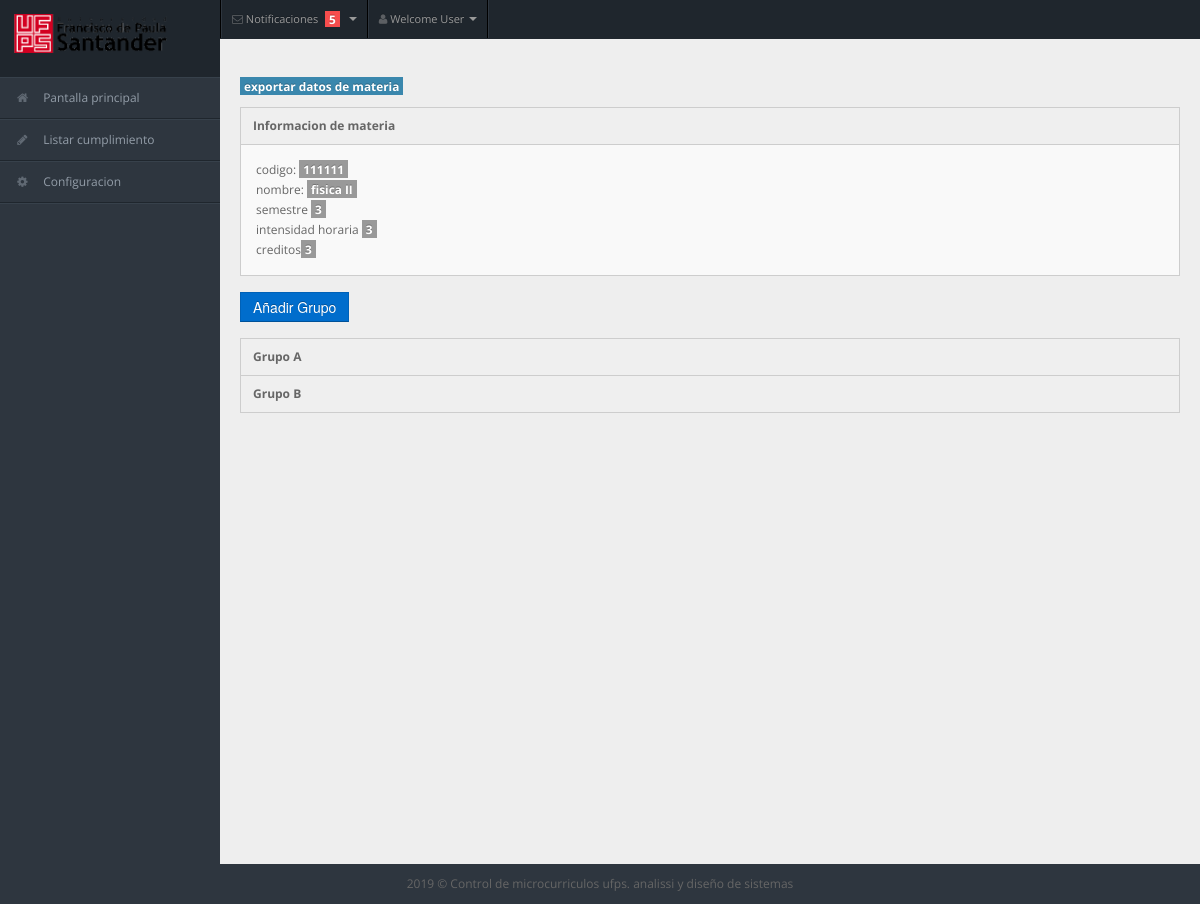
/views/admin/materia.php?cod=111111&gru=111111, run on an earlier commit of the app's database.
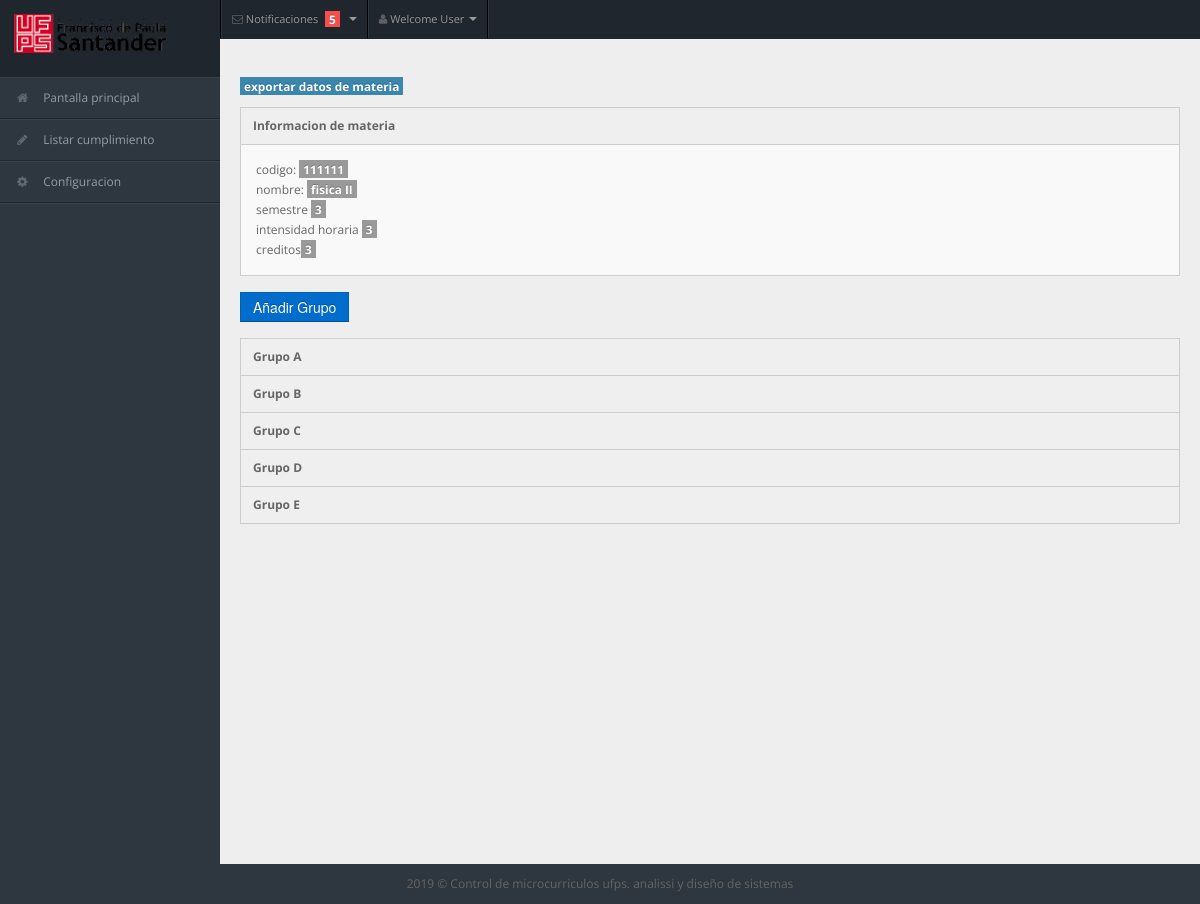
And on a later commit of the database.
### tables this page shows
CREATE TABLE `asignatura` (
  `codigo` int(11) NOT NULL,
  `nombre` varchar(50) NOT NULL,
  `semestre` int(11) NOT NULL,
  `intensidadhoraria` int(11) NOT NULL,
  `creditos` int(11) NOT NULL,
  `nombre_plandeestudios` varchar(50) NOT NULL
);

CREATE TABLE `grupo` (
  `grupo_numero` int(11) NOT NULL,
  `codigo_asignatura` int(11) NOT NULL,
  `grupo` char(1) NOT NULL DEFAULT 'A',
  `codigo_docente` int(11) NOT NULL DEFAULT '0'
);

### model/DAO/asignaturaDAO.php (called while the page is built, shortened)
<?php
require_once '../../model/DTO/asignaturaDTO.php';
class asignaturaDAO {
    public function consultar($id) {
        $conexion = new Conexion();
        $consulta = $conexion->prepare('SELECT * FROM asignatura WHERE codigo= :idc');
        $consulta->bindParam(':idc', $id);
        $consulta->execute();
        $tabla_datos = $consulta->fetchAll(PDO::FETCH_ASSOC);
        $ces = null;
        if (count($tabla_datos) == 1) {
            foreach ($tabla_datos as $con => $valor) {
                $ces = new asignaturaDTO();
                $ces->setCodigo($tabla_datos[$con]["codigo"]);
                $ces->setNombre($tabla_datos[$con]["nombre"]);
                $ces->setSemestre($tabla_datos[$con]["semestre"]);
                $ces->setIntencidad_horaria($tabla_datos[$con]["intensidadhoraria"]);
                $ces->setCreditos($tabla_datos[$con]["creditos"]);
                $ces->setNombre_planestudio($tabla_datos[$con]["nombre_plandeestudios"]);
            }
            return $ces;
        } else {
            return null;
        }
    }
}

### controllers/consultaseguimientocontroller.php (called while the page is built, shortened)
<?php
require_once '../../model/DAO/grupoDAO.php';
require_once '../../model/DTO/grupoDTO.php';
require_once '../../model/DAO/asignaturaDAO.php';
require_once '../../model/DTO/asignaturaDTO.php';
require_once '../../model/DAO/unidadDAO.php';
require_once '../../model/DAO/pruebaDAO.php';
class consultaController {
    public function consultaMateria($cod, $gru) {
        $grdao = new grupoDAO();
        $asigdao = new asignaturaDAO();
        $udao = new unidadDAO();
        $grupos = $grdao->consultar($cod);
        $asign = $asigdao->consultar($cod);
        $retorno = array();
        foreach ($grupos as $grup) {
            $numgrupo = $grup->getGrupo_numero();
            $unidades = $udao->consultar($cod, $numgrupo);
            $datounidad = $this->cargapruebas($unidades, $numgrupo);
            array_push($retorno, array("grup" => $grup, "unid" => $datounidad));
        }
        return $retorno;
    }
    public function cargapruebas($unidades, $numgrupo) {
        $prdao = new pruebaDAO();
        $datounidad = array();
        foreach ($unidades as $unidad) {
            $pruebas = $prdao->consultarPorUnidad($unidad->getId());
            $datoper = $this->cargapersonas($pruebas);
            array_push($datounidad, array("uni" => $unidad, "pru" => $datoper));
        }
        return $datounidad;
    }
    public function cargapersonas($pruebas) {
        $datoper = array();
        foreach ($pruebas as $prueba) {
            $retor = $this->consultaDatos($prueba->getId());
            array_push($datoper, $retor);
        }
        return $datoper;
    }
    public function consultaDatos($id) {
        $conexion = new Conexion();
        $consulta = $conexion->prepare("SELECT PE.codigo , PE.nombre ,"
                . " PE.apellidos  FROM prueba P , matricula M  ,estudiante E ,"
                . "persona PE WHERE P.id_prueba=M.id AND E.id_matricula=M.id AND"
                . " PE.codigo = E.codigo_persona AND P.id =:idc");
        $consulta->bindParam(':idc', $id);
        $consulta->execute();
        $tabla_datos = $consulta->fetchAll(PDO::FETCH_NUM);
        $astraba = array();
        foreach ($tabla_datos as $con) {
            array_push($astraba, $con);
        }
        return $astraba;
    }
}
?>

### model/DAO/pruebaDAO.php (called while the page is built, shortened)
<?php
class pruebaDAO {
    public function consultarPorUnidad($id) {
        $conexion = new Conexion();
        $consulta = $conexion->prepare('SELECT * FROM prueba WHERE id_unidad= :idc');
        $consulta->bindParam(':idc', $id);
        $consulta->execute();
        $tabla_datos = $consulta->fetchAll(PDO::FETCH_ASSOC);
        $astraba = array();
        foreach ($tabla_datos as $con => $valor) {
            $ces = new pruebaDTO();
            $ces->setId($tabla_datos[$con]["id"]);
            $ces->setFecha($tabla_datos[$con]["fecha"]);
            $ces->setPorcentaje($tabla_datos[$con]["porcentaje"]);
            $ces->setId_prueba($tabla_datos[$con]["id_prueba"]);
            $ces->setId_unidad($tabla_datos[$con]["id_unidad"]);
            $ces->setId_tema($tabla_datos[$con]["id_tema"]);
            array_push($astraba, $ces);
        }
        return $astraba;
    }
}

### model/DAO/unidadDAO.php (called while the page is built, shortened)
<?php
class unidadDAO {
    public function consultar($id, $gru) {
        $conexion = new Conexion();
        $consulta = $conexion->prepare("SELECT U.id , U.nombre_contenido ,U.id_microcurriculo ,U.horaspresenciales,U.horasindependientes , U.horatotal FROM asignatura A , unidad U , microcurriculo M ,grupo G WHERE  U.id_microcurriculo=M.id AND M.id_grupo = :idg AND G.grupo_numero =M.id_grupo AND  A.codigo = G.codigo_asignatura and G.codigo_asignatura=:idc");
        $consulta->bindParam(':idc', $id);
        $consulta->bindParam(':idg', $gru);
        $consulta->execute();
        $tabla_datos = $consulta->fetchAll(PDO::FETCH_ASSOC);
        $astraba = array();
        foreach ($tabla_datos as $con => $valor) {
            $ces = new unidadDTO();
            $ces->setId($tabla_datos[$con]["id"]);
            $ces->setNombre($tabla_datos[$con]["nombre_contenido"]);
            $ces->setId_microcurriculo($tabla_datos[$con]["id_microcurriculo"]);
            $ces->setHora_presencial($tabla_datos[$con]["horaspresenciales"]);
            $ces->setHora_independiente($tabla_datos[$con]["horasindependientes"]);
            $ces->setHora_total($tabla_datos[$con]["horatotal"]);
            array_push($astraba, $ces);
        }
        return $astraba;
    }
}

### model/DAO/grupoDAO.php (called while the page is built, shortened)
<?php
require_once '../../model/DTO/grupoDTO.php';
class grupoDAO {
  public function consultar($id) {
    $conexion = new Conexion();
    $consulta = $conexion->prepare('SELECT * FROM grupo WHERE codigo_asignatura= :idc');
    $consulta->bindParam(':idc', $id);
    $consulta->execute();
    $tabla_datos = $consulta->fetchAll(PDO::FETCH_ASSOC);
    $astraba = array();
    foreach ($tabla_datos as $con => $valor) {
      $ces = new grupoDTO();
      $ces->setGrupo_numero($tabla_datos[$con]["grupo_numero"]);
      $ces->setCodigo_asignatura($tabla_datos[$con]["codigo_asignatura"]);
      $ces->setGrupo($tabla_datos[$con]["grupo"]);
      $ces->setCodigo_docente($tabla_datos[$con]["codigo_docente"]);
      array_push($astraba, $ces);
    }
    return $astraba;
  }
}

### model/DTO/asignaturaDTO.php (called while the page is built, shortened)
<?php
class asignaturaDTO {
    private $codigo;
    private $nombre;
    private $semestre;
    private $intencidad_horaria;
    private $creditos;
    function getCodigo() {
        return $this->codigo;
    }
    function setCodigo($codigo) {
        $this->codigo = $codigo;
    }
    function getNombre() {
        return $this->nombre;
    }
    function getSemestre() {
        return $this->semestre;
    }
    function getIntencidad_horaria() {
        return $this->intencidad_horaria;
    }
    function getCreditos() {
        return $this->creditos;
    }
    function setNombre($nombre) {
        $this->nombre = $nombre;
    }
    function setSemestre($semestre) {
        $this->semestre = $semestre;
    }
    function setIntencidad_horaria($intencidad_horaria) {
        $this->intencidad_horaria = $intencidad_horaria;
    }
    function setCreditos($creditos) {
        $this->creditos = $creditos;
    }
}

### model/DTO/grupoDTO.php (called while the page is built, shortened)
<?php
class grupoDTO {
    private $grupo_numero;
    function getGrupo_numero() {
        return $this->grupo_numero;
    }
    function setGrupo_numero($grupo_numero) {
        $this->grupo_numero = $grupo_numero;
    }
}

### views/admin/materia.php (the view, shortened to what the rows shown need)
<!DOCTYPE html>
<html lang="en">
    <?php
    $cod = $_GET["cod"];
    $gru = $_GET["gru"];
    require_once '../../model/DAO/asignaturaDAO.php';
    require_once '../../model/DTO/asignaturaDTO.php';
    require_once '../../controllers/consultaseguimientocontroller.php';
    $algo = new consultaController();
    $list = $algo->consultaMateria($cod, $gru);
    $asig = new asignaturaDAO();
    $mat = $asig->consultar($cod);
    ?>
    <head>
        <link rel="stylesheet" href="../css/bootstrap.min.css" />
        <link rel="stylesheet" href="../css/bootstrap-responsive.min.css" />
        <link rel="stylesheet" href="../css/fullcalendar.css" />
        <link rel="stylesheet" href="../css/matrix-style.css" />
        <link rel="stylesheet" href="../css/matrix-media.css" />
        <link href="../font-awesome/css/font-awesome.css" rel="stylesheet" />
        <link rel="stylesheet" href="../css/jquery.gritter.css" />
    </head>
    <body>
        <?php
        include("../includes/navadmin.php");
        ?>
        <div id="content">
            <div class="container-fluid">
                <div class="row-fluid">
                    <div class="widget-box">
                        <div class="widget-content">
                            codigo:  <span class="label"> <?php echo $mat->getCodigo() ?> </span>
                            <br>
                            nombre: <span class="label"><?php echo $mat->getNombre() ?></span>
                            <br>
                            semestre <span class="label"><?php echo $mat->getSemestre() ?></span>
                            <br>
                            intensidad horaria <span class="label"><?php echo $mat->getIntencidad_horaria() ?></span>
                            <br>
                            creditos<span class="label"><?php echo $mat->getCreditos() ?></span>
                            <br>
                        </div>
                    </div>
                    <div class="widget-box collapsible">
                        <?php
                        foreach ($list as $val) {
                          $nomgrupo = $val["grup"]->getGrupo();
                          ?>
                          <div class="widget-title">
                              <a data-toggle="collapse" href="#collapsegrupo<?php echo $nomgrupo; ?>">
                                  <h5><?php echo "Grupo " . $nomgrupo ?>  </h5>
                              </a>
                          </div>
                        <?php } ?>
                    </div>
                </div>
            </div>
        </div>
    </body>
</html>

What changed in the data, as far as the page shows it:
added grupo: grupo "C"
added grupo: grupo "D"
added grupo: grupo "E"
